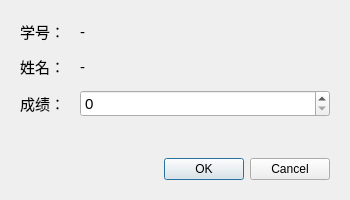
<?xml version="1.0" encoding="UTF-8"?>
<ui version="4.0">
 <class>GradeEditDialog</class>
 <widget class="QDialog" name="GradeEditDialog">
  <property name="geometry">
   <rect>
    <x>0</x>
    <y>0</y>
    <width>350</width>
    <height>200</height>
   </rect>
  </property>
  <property name="windowTitle">
   <string>修改成绩</string>
  </property>
  <layout class="QVBoxLayout" name="verticalLayout">
   <property name="spacing">
    <number>15</number>
   </property>
   <property name="leftMargin">
    <number>20</number>
   </property>
   <property name="topMargin">
    <number>20</number>
   </property>
   <property name="rightMargin">
    <number>20</number>
   </property>
   <property name="bottomMargin">
    <number>20</number>
   </property>
   <item>
    <layout class="QFormLayout" name="formLayout">
     <property name="horizontalSpacing">
      <number>15</number>
     </property>
     <property name="verticalSpacing">
      <number>12</number>
     </property>
     <item row="0" column="0">
      <widget class="QLabel" name="label_studentNo">
       <property name="font">
        <font>
         <pointsize>11</pointsize>
        </font>
       </property>
       <property name="text">
        <string>学号：</string>
       </property>
      </widget>
     </item>
     <item row="0" column="1">
      <widget class="QLabel" name="studentNoLabel">
       <property name="font">
        <font>
         <pointsize>11</pointsize>
        </font>
       </property>
       <property name="text">
        <string>-</string>
       </property>
      </widget>
     </item>
     <item row="1" column="0">
      <widget class="QLabel" name="label_name">
       <property name="font">
        <font>
         <pointsize>11</pointsize>
        </font>
       </property>
       <property name="text">
        <string>姓名：</string>
       </property>
      </widget>
     </item>
     <item row="1" column="1">
      <widget class="QLabel" name="studentNameLabel">
       <property name="font">
        <font>
         <pointsize>11</pointsize>
        </font>
       </property>
       <property name="text">
        <string>-</string>
       </property>
      </widget>
     </item>
     <item row="2" column="0">
      <widget class="QLabel" name="label_grade">
       <property name="font">
        <font>
         <pointsize>11</pointsize>
        </font>
       </property>
       <property name="text">
        <string>成绩：</string>
       </property>
      </widget>
     </item>
     <item row="2" column="1">
      <widget class="QSpinBox" name="gradeSpinBox">
       <property name="font">
        <font>
         <pointsize>11</pointsize>
        </font>
       </property>
       <property name="minimum">
        <number>0</number>
       </property>
       <property name="maximum">
        <number>100</number>
       </property>
      </widget>
     </item>
    </layout>
   </item>
   <item>
    <widget class="QDialogButtonBox" name="buttonBox">
     <property name="orientation">
      <enum>Qt::Horizontal</enum>
     </property>
     <property name="standardButtons">
      <set>QDialogButtonBox::Cancel|QDialogButtonBox::Ok</set>
     </property>
    </widget>
   </item>
  </layout>
 </widget>
 <resources/>
 <connections>
  <connection>
   <sender>buttonBox</sender>
   <signal>accepted()</signal>
   <receiver>GradeEditDialog</receiver>
   <slot>accept()</slot>
   <hints>
    <hint type="sourcelabel">
     <x>248</x>
     <y>254</y>
    </hint>
    <hint type="destinationlabel">
     <x>157</x>
     <y>274</y>
    </hint>
   </hints>
  </connection>
  <connection>
   <sender>buttonBox</sender>
   <signal>rejected()</signal>
   <receiver>GradeEditDialog</receiver>
   <slot>reject()</slot>
   <hints>
    <hint type="sourcelabel">
     <x>316</x>
     <y>260</y>
    </hint>
    <hint type="destinationlabel">
     <x>286</x>
     <y>274</y>
    </hint>
   </hints>
  </connection>
 </connections>
</ui>
